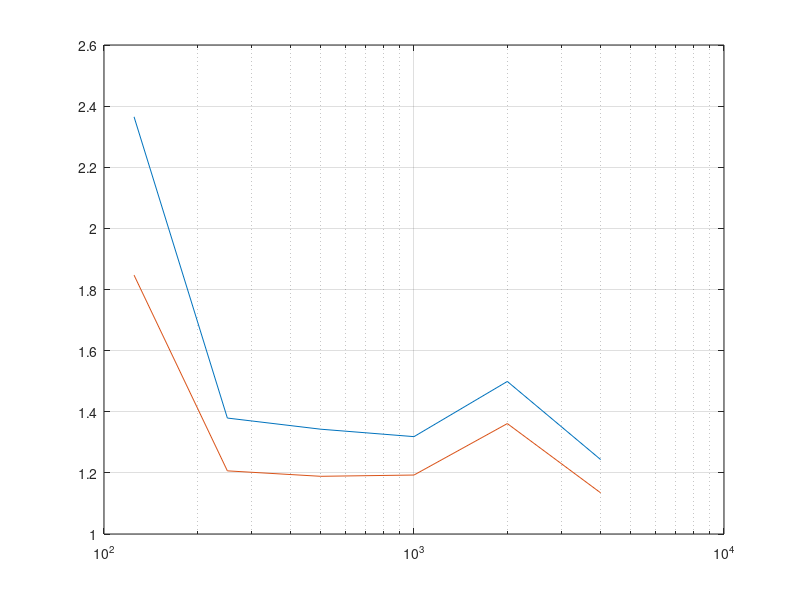

Write MATLAB code to recreate this figure. (Note: this script raises an error after producing the figure.)
clc
close all
clear

%% reverb time and absorption of concert hall
% All tables are for the octave bands from 125 Hz to 4 kHz
f_oct = [125 250 500 1000 2000 4000];
c = 340;                                            % speed of sound

%%
abs_occ = [0.62 0.72 0.8 0.83 0.84 0.85];           % absorption coeff seated
abs_empty = [0.54 0.62 0.68 0.7 0.68 0.66];         % absorption coeff empty
att_coeff = [0 0 0.001 0.002 0.004 0.0086];         % attanuation coeff

abs_absorber = [0.7	0.95 0.95 0.95 0.9 0.9];        % absorption coeff of absorber (example)
abs_absorber_low = [0.75 0.65 0.5 0.2 0.1 0.1];     % absorption coeff of low freq absorber
abs_wood = [0.15 0.11 0.10 0.07 0.06 0.07];
abs_glass = [0.18 0.06 0.04 0.05 0.02 0.02];
abs_brick = [0.03 0.03 0.03 0.04 0.05 0.07];
abs_stone = [0.01 0.01 0.015 0.02 0.02 0.02];

%%
% things you should adjust
V = 19400;                                          % Volume of concert hall
S_peraudiencemember = 0.5*0.55;                     % area per seat
S_absorber = 0;                                   % area of normal absorbers
S_absorber_low = 250;                               % area of low frequency absorbers
% end

S_audience = 2300 * S_peraudiencemember;            % area of whole audience
S_concerthall_wall = 5450;


A_concerthall_wall = abs_wood*S_concerthall_wall;
A_absorber = - S_absorber * log(1-abs_absorber);    % eq. absorption area of absorbers
A_absorber_low = - S_absorber_low * log(1-abs_absorber_low);

A_occ = - S_audience*log(1-abs_occ);                % eq. absorption area of audience
A_empty = - S_audience*log(1-abs_empty);            % eq. absorption area of seats

A_total_occ = A_concerthall_wall + A_absorber + A_absorber_low +  A_occ; 
A_total_empty = A_concerthall_wall + A_absorber + A_absorber_low +  A_empty; 

% reverb time when seated and empty
T_60_calc_occ = 24*log(10)*V./(c*(4*att_coeff*V + A_total_occ));
T_60_calc_empty = 24*log(10)*V./(c*(4*att_coeff*V + A_total_empty));

%% clarity
r = 1:0.1:50;       % distance

E_direct = zeros(1,length(r));
E_direct(:) = 100./r.^2;

E_early_empty = zeros(length(T_60_calc_empty), length(r));
E_late_empty = zeros(length(T_60_calc_empty), length(r));
C_80_empty = zeros(length(T_60_calc_empty), length(r));     % clarity when emtpy

E_early_occ = zeros(length(T_60_calc_occ), length(r));
E_late_occ = zeros(length(T_60_calc_occ), length(r));
C_80_occ = zeros(length(T_60_calc_occ), length(r));         % clarity when fully seated

for i = 1:length(T_60_calc_empty)

    E_early_empty(i,:) = (31200*T_60_calc_empty(i)/V)*exp(-0.04.*r./T_60_calc_empty(i))*(1-exp(-1.11/T_60_calc_empty(i)));
    E_late_empty(i,:) = (31200*T_60_calc_empty(i)/V)*exp(-0.04.*r./T_60_calc_empty(i))*exp(-1.11/T_60_calc_empty(i));
    C_80_empty(i,:) = 10*log10((E_direct+E_early_empty(i,:))./E_late_empty(i,:));

    E_early_occ(i,:) = (31200*T_60_calc_occ(i)/V)*exp(-0.04.*r./T_60_calc_occ(i))*(1-exp(-1.11/T_60_calc_occ(i)));
    E_late_occ(i,:) = (31200*T_60_calc_occ(i)/V)*exp(-0.04.*r./T_60_calc_occ(i))*exp(-1.11/T_60_calc_occ(i));
    C_80_occ(i,:) = 10*log10((E_direct+E_early_empty(i,:))./E_late_empty(i,:));
end

%% strength

A = 0.163*V./T_60_calc_occ;             % equivilant absorption area
Q = 1;                                  % directivity
delta = 6.91./T_60_calc_empty;          % decay
ref = Q/(4*pi*10^2);                    % reference
dir = Q./(4*pi*r.^2);                   % direct component

diff = zeros(length(A), length(r));     % diffuse component
G = zeros(length(A), length(r));

for i = 1:length(A)
    diff(i,:) = 4./A(i) * exp(-2*delta(i)*r./c);
    G(i,:) = 10*log10((dir + diff(i,:))./ref);  % Strength for all six octave bands
end

%% rehersal room

% things you should adjust 
S_absorber_rehersal = 70;
S_absorber_low_rehersal = 40; 

n_person = 1:50;                             % number of people in rehersal room
V_rehersal = 1470;                       % Volume of rehersal room
S_wall = 400 + 245 + 245;         % area of the walls, floor and ceiling in rehersal room
% end

A_absorber_rehersal = - S_absorber_rehersal * log(1-abs_absorber);
A_absorber_rehersal_low = - S_absorber_low_rehersal * log(1-abs_absorber_low);
A_person = [0.05 0.16 0.25 0.58 0.86 1.03]; % eq. absorption area per person
A_wall = S_wall*abs_wood;                   % eq. absorption area of walls


% reverberation time of rehersal room
T_60_rehersal = zeros(length(n_person), length(A_wall));
for i = n_person
    T_60_rehersal(i,:) = 0.163*V_rehersal./(n_person(i)*A_person + A_wall + A_absorber_rehersal_low + A_absorber_rehersal);
end

%% lobby

V_lobby1 = 6275;
S_ceiling_L1 = 880;
S_walls_L1 = 780;
S_floor_L1 = 1255;
S_window_L1 = 125;
S_absorber_L1 = 50;
S_absorber_low_L1 = 150;

V_lobby2 = 4500;
S_ceiling_L2 = 1090;
S_walls_L2 = 680;
S_floor_L2 = 900;
S_window_L2 = 125;
S_absorber_L2 = 50;
S_absorber_low_L2 = 100;


A_ceiling_L1 = S_ceiling_L1*abs_wood;
A_walls_L1 = S_walls_L1*abs_brick;
A_floor_L1 = S_floor_L1*abs_stone;
A_window_L1 = S_window_L1*abs_glass;
A_absorber_L1 = - S_absorber_L1 * log(1-abs_absorber);
A_absorber_low_L1 = - S_absorber_low_L1 * log(1-abs_absorber);
A_total_L1 = A_ceiling_L1 + A_walls_L1 + A_floor_L1 + A_window_L1 + A_absorber_L1 + A_absorber_low_L1;

A_ceiling_L2 = S_ceiling_L2*abs_wood;
A_walls_L2 = S_walls_L2*abs_brick;
A_floor_L2 = S_floor_L2*abs_stone;
A_window_L2 = S_window_L2*abs_glass;
A_absorber_L2 = - S_absorber_L2 * log(1-abs_absorber);
A_absorber_low_L2 = - S_absorber_low_L2 * log(1-abs_absorber);
A_total_L2 = A_ceiling_L2 + A_walls_L2 + A_floor_L2 + A_window_L2 + A_absorber_L2 + A_absorber_low_L2;

T_60_Lobby1 = 24*log(10)*V_lobby1./(c*(4*att_coeff*V_lobby1 + A_total_L1));
T_60_Lobby2 = 24*log(10)*V_lobby2./(c*(4*att_coeff*V_lobby2 + A_total_L2));

%% plots

% % clarity
% figure
% plot(r, C_80_occ)
% hold on
% thickenall_big;
% grid on
% xlabel('Distance r in m')
% ylabel('Clarity C_{80} in dB')
% legend('125','250','500','1k','2k','4k')
% %ylim([-5 20])
% 
% % strength
% figure
% plot(r, G)
% thickenall_big;
% grid on 
% legend('125','250','500','1k','2k','4k')
% xlabel('Distance r in m')
% ylabel('Strength G in dB')
% xlim([0 40])
% ylim([-5 20])

% lobby
figure
semilogx(f_oct, T_60_Lobby1)
hold on
grid on
semilogx(f_oct, T_60_Lobby2)
thickenall_big;
xticks(f_oct);
xticklabels({'125', '250', '500', '1k', '2k', '4k'})
%xlim([0 5000])
ylim([0 3])
xlabel('f in Hz')
ylabel('T_{60} in s')
legend('Lobby1','Lobby2')

% T_60 in concert hall
figure
semilogx(f_oct, T_60_calc_empty)
hold on
grid on
semilogx(f_oct, T_60_calc_occ)
thickenall_big;
xticks(f_oct);
xticklabels({'125', '250', '500', '1k', '2k', '4k'})
%xlim([0 5000])
ylim([0 3])
xlabel('f in Hz')
ylabel('T_{60} in s')
legend('empty','seated')

% T_60 in rehersal room
figure
semilogx(f_oct, T_60_rehersal(1,:))
hold on
grid on
semilogx(f_oct, T_60_rehersal(25,:))
semilogx(f_oct, T_60_rehersal(50,:))
thickenall_big;
xticks(f_oct);
xticklabels({'125', '250', '500', '1k', '2k', '4k'})
%xlim([0 5000])
ylim([0 3])
xlabel('f in Hz')
ylabel('T_{60} in s')
legend('1 Musician','25 Musicians', '50 Musicians')
